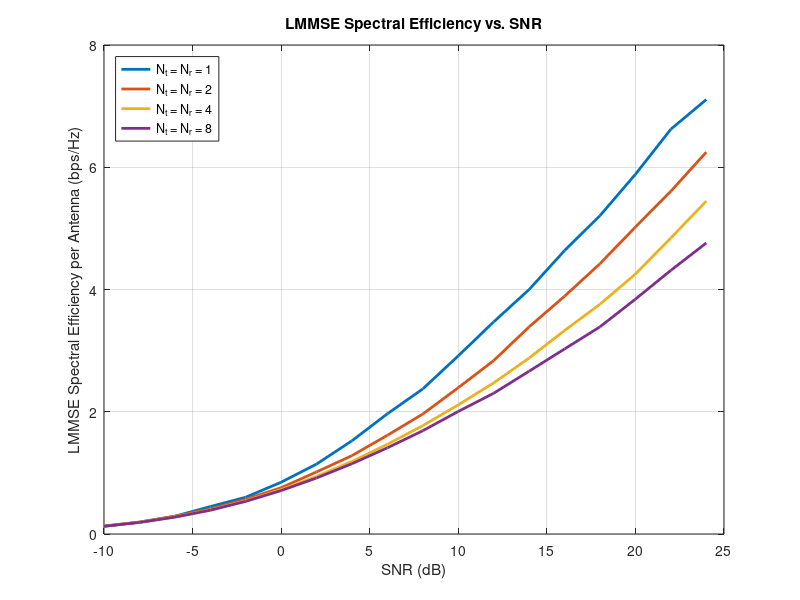

This chart was generated by the following MATLAB code:
clc; clear; close all;

SNR_dB = -10:2:25;
SNR_lin = 10.^(SNR_dB / 10);
Nt_list = [1 2 4 8];
n_iter = 1000;

Cmmse_per_ant = zeros(length(Nt_list), length(SNR_dB));

for idx = 1:length(Nt_list)
    Nt = Nt_list(idx);
    Nr = Nt;  % square MIMO
    Ns = Nt
    for i = 1:length(SNR_lin)
        snr = SNR_lin(i);
        cap = zeros(n_iter, 1);
        for trial = 1:n_iter
            H = (randn(Nr, Nt) + 1j*randn(Nr, Nt)) / sqrt(2);
            Gram = H' * H;
            A = eye(Nt) + (snr / Nt) * Gram;
            mmse_diag = real(diag(inv(A)));
            cap(trial) = sum(log2(1 ./ mmse_diag));  % = log2(1 + SINR)
        end
        Cmmse_per_ant(idx, i) = mean(cap) / Nr;
    end
end

% Plot
figure;
colors = lines(length(Nt_list));
for idx = 1:length(Nt_list)
    plot(SNR_dB, Cmmse_per_ant(idx, :), 'LineWidth', 2, 'DisplayName', sprintf('N_t = N_r = %d', Nt_list(idx)));
    hold on;
end
xlabel('SNR (dB)');
ylabel('LMMSE Spectral Efficiency per Antenna (bps/Hz)');
title('LMMSE Spectral Efficiency vs. SNR');
grid on;
legend('Location', 'northwest');
xlim([-10 25]);

% Save for Overleaf
print(gcf, '6_5b_LMMSE_per_antenna', '-depsc2');
